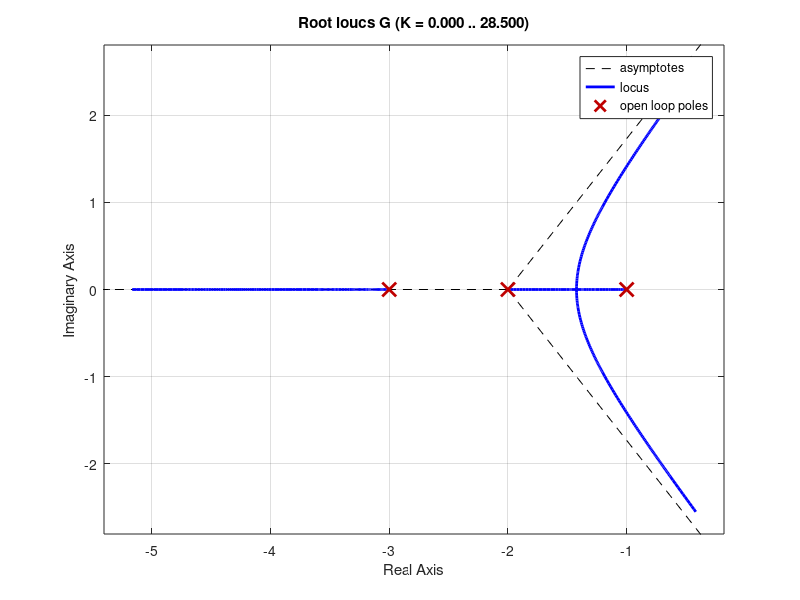
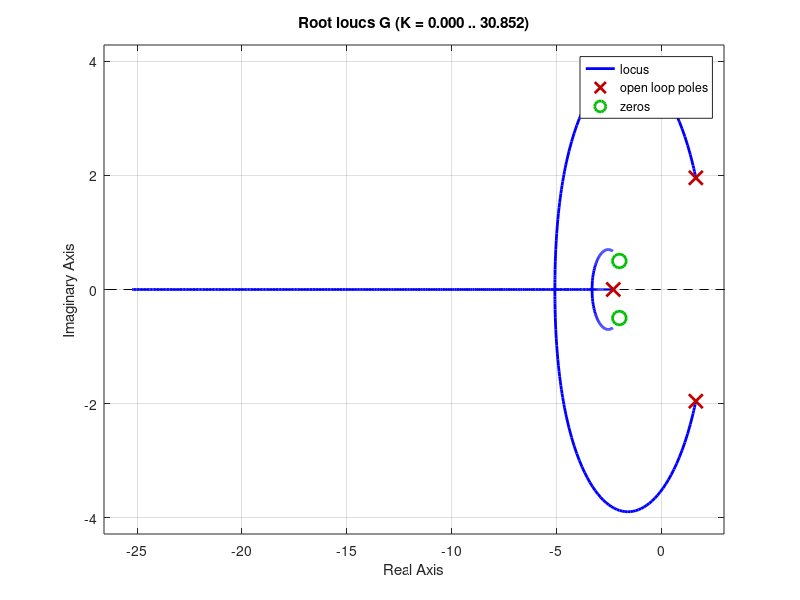
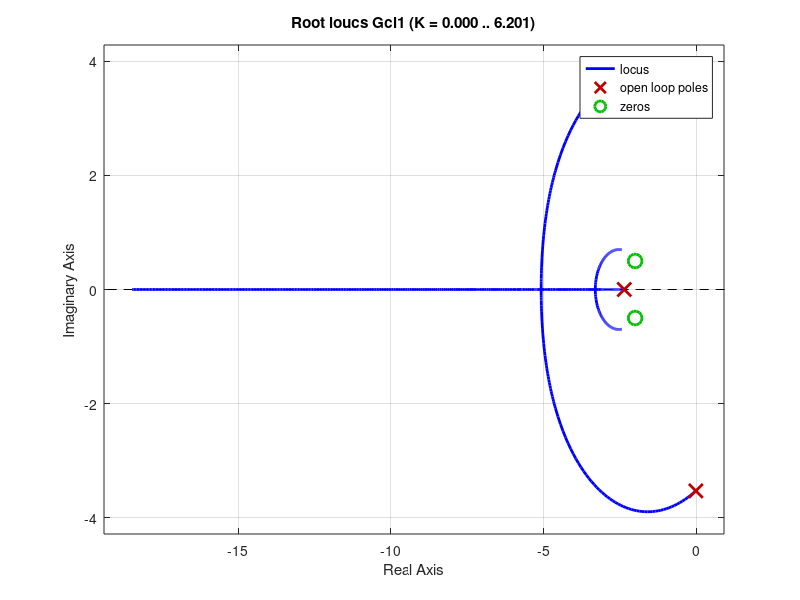
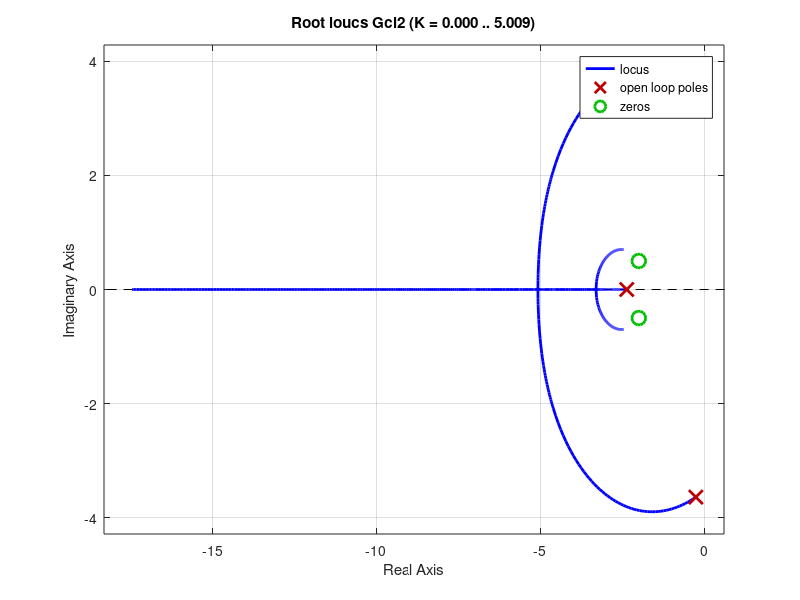

Source code (MATLAB) for these figures, in order: (Note: this script raises an error after producing the figures.)
%% Pre-Lab
close all
G = zpk([], [-1, -2, -3], 1)
figure
rlocus(G)
K = 18;
Gcl = feedback(series(K, G), 1) %#ok<*NOPTS>

%% Exercise 1
close all
G = tf([1 4 4.25], [1 -1 -1 15])
figure
rlocus(G)
K = 3.38;
Gcl1 = feedback(series(K, G), 1)
figure
rlocus(Gcl1)
K = 3.89;
Gcl2 = feedback(series(K, G), 1)
figure
rlocus(Gcl2)

%% Exercise 2
close all
num = 0.0334;
den = [1.566e-5, 1.11556e-3];
G = tf(num, den)
stepinfo(G)

figure
rlocus(G)
K = 0.00332;
Gcl = feedback(series(K, G), 1)
stepinfo(Gcl)

%% Exercise 3
close all
num = 0.0334;
den = [1.566e-5, 1.11556e-3, 0];
G = tf(num, den)
stepinfo(G)
figure
rlocus(G)

K = 0.5;
Gcl = feedback(series(K, G), 1)
stepinfo(Gcl)
figure
rlocus(Gcl)

%% Exercise 4
close all
G1 = zpk(roots([1 -2 5]), [-1 -2 -3], 1)
figure
rlocus(G1)
G2 = zpk([-7 1+2*1i 1-2*1i], [-1 -2 -3 2+3*1i 2-3*1i], 1)
figure
rlocus(G2)
G3 = zpk(-2, [-1, -6+5*1i -6-5*1i 2+3*1i 2-3*1i], 1)
figure
rlocus(G3)